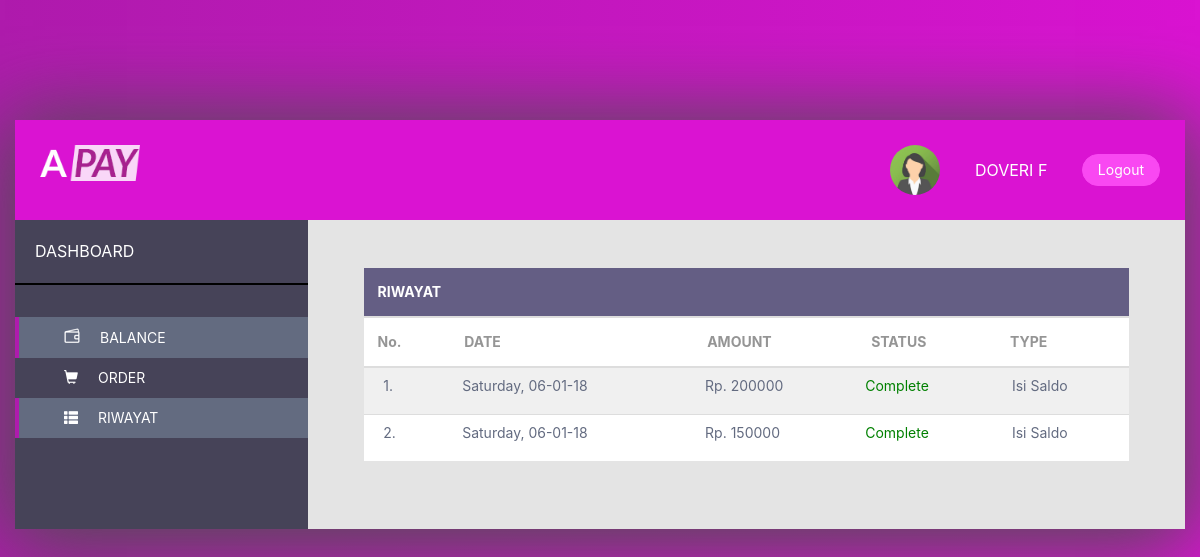
The page /Riwayatt/index.php?page=riwayat (signed in) on the database its author committed.
### tables this page shows
CREATE TABLE `user` (
  `nim` varchar(20) NOT NULL,
  `nama` varchar(100) NOT NULL,
  `pin` varchar(100) NOT NULL,
  `idsaldo` varchar(100) NOT NULL,
  `email` varchar(30) NOT NULL
);

CREATE TABLE `riwayatsaldo` (
  `id_riwayatSaldo` int(10) NOT NULL,
  `idSaldo` varchar(10) NOT NULL,
  `tanggal` varchar(30) NOT NULL,
  `amount` int(50) NOT NULL,
  `type` varchar(20) NOT NULL,
  `status` varchar(20) NOT NULL
);

### Riwayatt/riwayat.php (the view, shortened to what this page needs)
<div class="inside-content row" style="background: #E4E4E4;">
	<table class="table table-striped-custom">
		<thead class="thead-purple">
			<tr>
				<th colspan="5">RIWAYAT</th>
			</tr>
		</thead>
		<thead class="thead-white">
			<tr>
				<th scope="col">No.</th>
				<th scope="col">DATE</th>
				<th scope="col">AMOUNT</th>
				<th scope="col">STATUS</th>
				<th scope="col">TYPE</th>
			</tr>
		</thead>
	<?php
						$kode = $_SESSION['kodeAkun'];
							$conf	= mysqli_connect('localhost','root','','tugasrpl');
							$sql   = "	SELECT * FROM user
											join saldo
											on user.idsaldo=saldo.idsaldo
											join riwayatsaldo
											on riwayatsaldo.idsaldo=saldo.idsaldo
										WHERE nim='$kode' ";
							$i=0;
							$hasil = mysqli_query($conf,$sql) or exit("Error query: <b>".$sql."</b>.");
							while($data = mysqli_fetch_assoc($hasil))
							{
	?>
		<tr class="tbody">
			<td>&nbsp;&nbsp;&nbsp;<?php echo $i=$i+1?>.</td>
			<td>&nbsp;<?php echo $data['tanggal'];?></td>
			<td>&nbsp;Rp. <?php echo $data['amount'];?></td>
			<td><p style="color: green"><?php echo $data['type'];?></p></td>
			<td>&nbsp;&nbsp;<?php echo $data['status'];?></td>
	<?php
	 }
	 ?>
		</tr>
</table>
</div>

### Riwayatt/index.php (shortened to what this page needs)
<!DOCTYPE HTML PUBLIC "-//W3C//DTD HTML 4.01//EN" "http://www.w3.org/TR/html4/strict.dtd">
<html>
<head>
	<link href="css/bootstrap.min.css" rel="stylesheet">
	<link href="css/style.css" rel="stylesheet">
</head>
<body>
<div class="main-content container">
	<div class="content-wrapper row">
		<div class="header">
			<div class="logo"><img src="logo.png"></div>
			<div class="right-content">
				<div class="avatar"><img src="avatar.jpg"></div>
				<div class="name">
					<?php
						$kode = $_SESSION['kodeAkun'];
							$conf	= mysqli_connect('localhost','root','','tugasrpl');
							$sql   = "SELECT * FROM user WHERE nim='$kode' ";
							$hasil = mysqli_query($conf,$sql) or exit("Error query: <b>".$sql."</b>.");
							while($data = mysqli_fetch_assoc($hasil))
							{
								echo $data['nama'];
						?>
						<?php  } ?>
				</div>
				<div class="button"><button class="btn">
					<a href="logout.php "  style="color: white; text-decoration-line: none; padding: 5px;">Logout</a>
				</button></div>
			</div>
		</div>
		<div class="content">
			<div class="left-sidebar col-md-3">
				<div class="row">
					<div class="top-title">DASHBOARD</div>
					<div class="menu">
						<ul class="menu-list">
							<li class="list-item <?php if(isset($_GET['page']) || $_GET['page'] == 'home'){ echo "active";}?>" >
								<a href="?page=home"><span class="purple"></span><span class="icon wallet"></span><span class="menu-text">BALANCE</span></a>
							</li>
							<li class="list-item <?php if(isset($_GET['page']) && $_GET['page'] == 'order'){ echo "active";}?>" >
								<a href="?page=order"><span class="purple"></span><span class="glyphicon glyphicon-shopping-cart"></span><span class="menu-text">ORDER</span></a>
							</li>
							<li class="list-item <?php if(isset($_GET['page']) && $_GET['page'] == 'riwayat'){ echo "active";}?>" >
								<a href="?page=riwayat"><span class="purple"></span><span class="glyphicon glyphicon-th-list"></span><span class="menu-text">RIWAYAT</span></a>
							</li>
						</ul>
					</div>
				</div>
			</div>
			<div class="content-box col-md-9">
				<?php
				if (isset($_GET['page']) && $_GET['page'] != '')
				{
					if($_GET['page'] == 'riwayat')
					{
						include ('riwayat.php');
					}
				}
				else
				{
					include ('home.php');
				}
					?>
			</div>
		</div>
	</div>
</div>
</body>
</html>

### Riwayatt/css/style.css (style rules this page uses)
body { font-family: -apple-system, BlinkMacSystemFont, "Segoe UI", Roboto, "Helvetica Neue", Arial, sans-serif, "Apple Color Emoji", "Segoe UI Emoji", "Segoe UI Symbol"; font-size: 16px; background-color: #AF1BAD; background: linear-gradient(to right, #AF1BAD, #DA13D2); height: 100%; box-sizing: border-box; padding: 0; margin: 0; }
body div { box-sizing: border-box; }
.main-content { margin: auto; margin-top: 10%; }
.main-content .content-wrapper { box-shadow: 0px 7px 80px 10px #4E4E4E; }
.main-content .content-wrapper .header { width: 100%; display: block; background-color: #DA13D2; color: #FFFFFF; height: 100px; padding: 25px; }
.main-content .content-wrapper .header .logo { display: inline-block; float: left; width: 20%; }
.main-content .content-wrapper .header .logo img { width: 100px; height: auto; }
.main-content .content-wrapper .header .right-content { display: inline-block; float: right; width: 80%; text-align: right; }
.main-content .content-wrapper .header .right-content .avatar { display: inline-block; vertical-align: middle; margin-right: 30px; }
.main-content .content-wrapper .header .right-content .avatar img { border-radius: 50%; width: 50px; height: 50px; }
.main-content .content-wrapper .header .right-content .name { display: inline-block; vertical-align: middle; text-transform: uppercase; margin-right: 30px; }
.main-content .content-wrapper .header .right-content .button { display: inline-block; vertical-align: middle; }
.main-content .content-wrapper .header .right-content .button .btn { background-color: #F948F2; padding: 5px 10px; height: 32px; border-radius: 500px; border: 1px solid #F948F2; color: #FFFFFF; }
.main-content .content-wrapper .content { width: 100%; display: flex; }
.main-content .content-wrapper .content .left-sidebar { background-color: #464358; color: #FFFFFF; }
.main-content .content-wrapper .content .left-sidebar .top-title { width: 100%; margin: auto; padding: 20px; text-align: left; border-bottom: 2px solid #000000; }
.main-content .content-wrapper .content .left-sidebar .menu .menu-list { list-style-type: none; margin-top: 2em; margin-left: 0px; padding-left: 0; width: 100%; }
.main-content .content-wrapper .content .left-sidebar .menu .menu-list .list-item { font-size: 14px; padding: 10px 15px; padding-left: 10px; border-left: 4px solid transparent; }
.main-content .content-wrapper .content .left-sidebar .menu .menu-list .list-item.active, .main-content .content-wrapper .content .left-sidebar .menu .menu-list .list-item:hover, .main-content .content-wrapper .content .left-sidebar .menu .menu-list .list-item:active, .main-content .content-wrapper .content .left-sidebar .menu .menu-list .list-item:focus { background-color: #636B80; border-left: 4px solid #AF1BAD; }
.main-content .content-wrapper .content .left-sidebar .menu .menu-list .list-item a { margin-left: 2.5em; color: #FFFFFF; text-decoration: none; width: 90%; display: block; }
.main-content .content-wrapper .content .left-sidebar .menu .menu-list .list-item .icon { font-size: 1em; position: relative; top: 1px; display: inline-block; font-style: normal; font-weight: 400; line-height: 1; }
.main-content .content-wrapper .content .left-sidebar .menu .menu-list .list-item .icon.wallet:before { content: url('../wallet-white.png'); }
.main-content .content-wrapper .content .left-sidebar .menu .menu-list .list-item .menu-text { margin-left: 20px; }
.main-content .content-wrapper .content .content-box .inside-content { padding: 3em 3.5em; }
.main-content .content-wrapper .content .content-box .inside-content table thead tr > th { padding: 1em; font-size: 14px; }
.main-content .content-wrapper .content .content-box .inside-content table thead.thead-purple { background-color: #645E84; color: #FFFFFF; }
.main-content .content-wrapper .content .content-box .inside-content table thead.thead-white { background-color: #FFFFFF; color: #959595; }
.main-content .content-wrapper .content .content-box .inside-content table.table-striped-custom tbody tr:nth-of-type(2n) { background-color: #FFFFFF; }
.main-content .content-wrapper .content .content-box .inside-content table.table-striped-custom tbody tr:nth-of-type(2n+1) { background-color: #F0F0F0; }
.main-content .content-wrapper .content .content-box .inside-content table.table-striped-custom tbody tr td { color: #636B80; font-size: 14px; }

### rows shown on the page
user: nama "DOVERI F", riwayatsaldo.tanggal "Saturday, 06-01-18", riwayatsaldo.amount "200000", riwayatsaldo.type "Complete", riwayatsaldo.status "Isi Saldo", i "2", riwayatsaldo.amount "150000"
